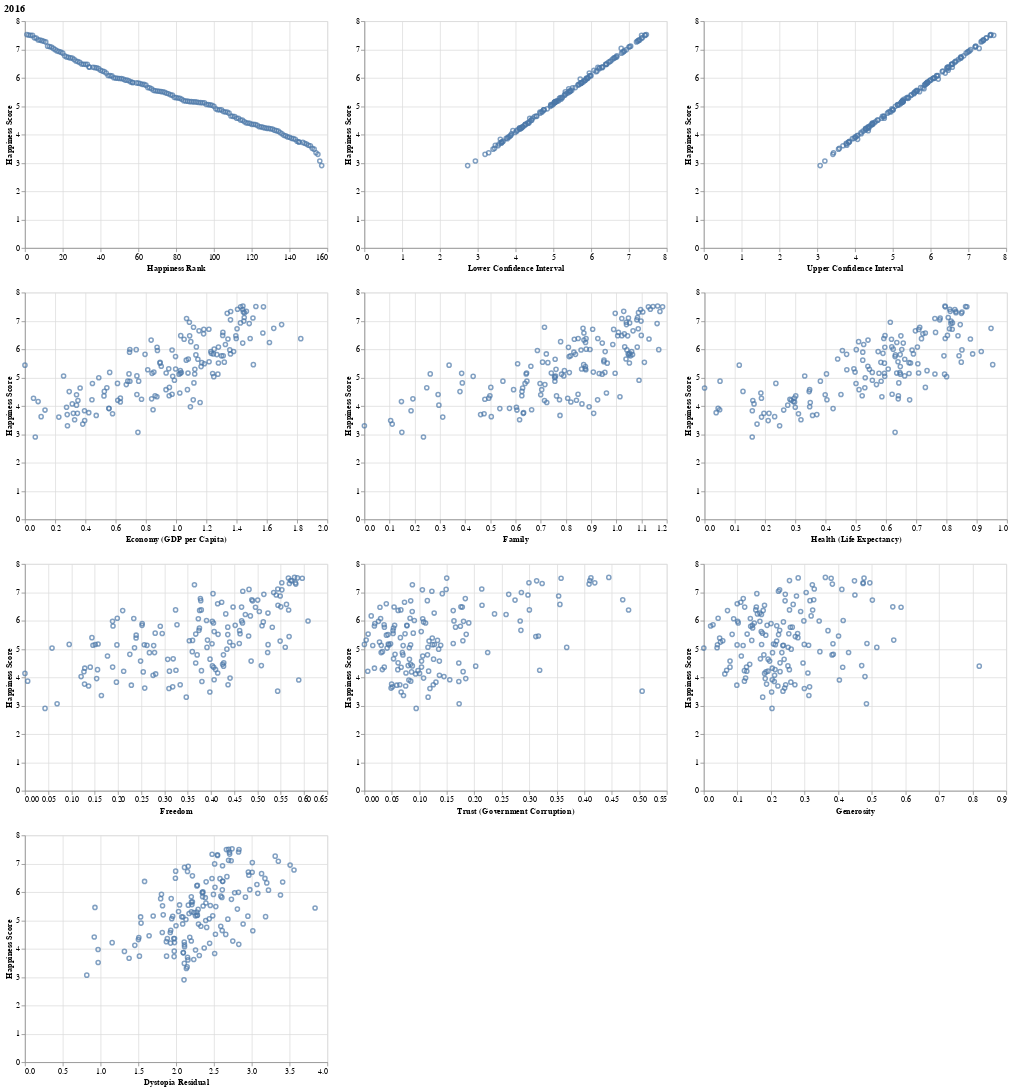

Notebook code for this chart:
### Code cell
p, ps = plotOneYear(df_2016, 'Happiness Score', title='2016')
p

### Figure 1 — Vega-Lite specification as saved in the notebook (floating-point values rounded to 4 significant figures; data arrays with more than 128 entries replaced by an {"elided": "..."} marker saying what was removed)
{"config": {"view": {"continuousWidth": 400, "continuousHeight": 300}}, "vconcat": [{"hconcat": [{"mark": "point", "encoding": {"x": {"field": "Happiness Rank", "type": "quantitative"}, "y": {"field": "Happiness Score", "type": "quantitative"}}}, {"mark": "point", "encoding": {"x": {"field": "Lower Confidence Interval", "type": "quantitative"}, "y": {"field": "Happiness Score", "type": "quantitative"}}}, {"mark": "point", "encoding": {"x": {"field": "Upper Confidence Interval", "type": "quantitative"}, "y": {"field": "Happiness Score", "type": "quantitative"}}}]}, {"hconcat": [{"mark": "point", "encoding": {"x": {"field": "Economy (GDP per Capita)", "type": "quantitative"}, "y": {"field": "Happiness Score", "type": "quantitative"}}}, {"mark": "point", "encoding": {"x": {"field": "Family", "type": "quantitative"}, "y": {"field": "Happiness Score", "type": "quantitative"}}}, {"mark": "point", "encoding": {"x": {"field": "Health (Life Expectancy)", "type": "quantitative"}, "y": {"field": "Happiness Score", "type": "quantitative"}}}]}, {"hconcat": [{"mark": "point", "encoding": {"x": {"field": "Freedom", "type": "quantitative"}, "y": {"field": "Happiness Score", "type": "quantitative"}}}, {"mark": "point", "encoding": {"x": {"field": "Trust (Government Corruption)", "type": "quantitative"}, "y": {"field": "Happiness Score", "type": "quantitative"}}}, {"mark": "point", "encoding": {"x": {"field": "Generosity", "type": "quantitative"}, "y": {"field": "Happiness Score", "type": "quantitative"}}}]}, {"mark": "point", "encoding": {"x": {"field": "Dystopia Residual", "type": "quantitative"}, "y": {"field": "Happiness Score", "type": "quantitative"}}}], "data": {"name": "data-b58940960334f7c427258afe7ecaba83"}, "title": "2016", "$schema": "https://vega.github.io/schema/vega-lite/v4.17.0.json", "datasets": {"data-b58940960334f7c427258afe7ecaba83": {"elided": "157 records"}}}
